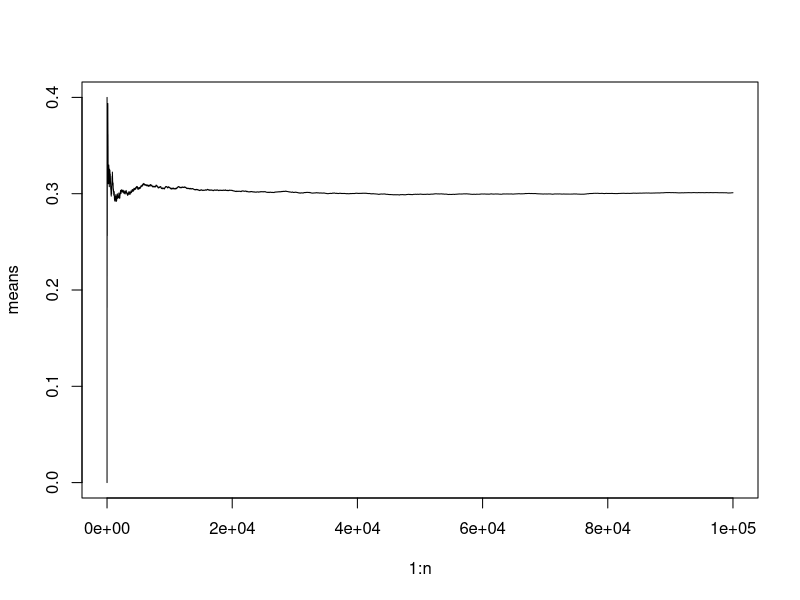
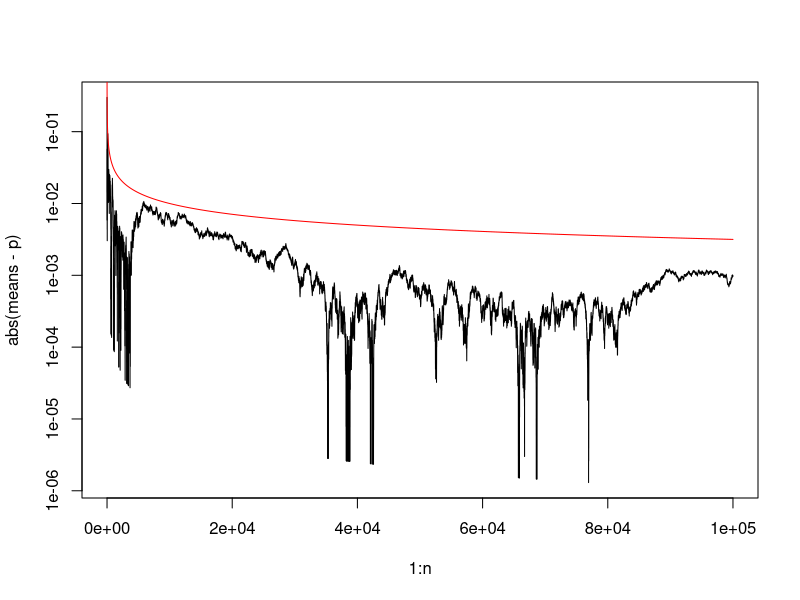
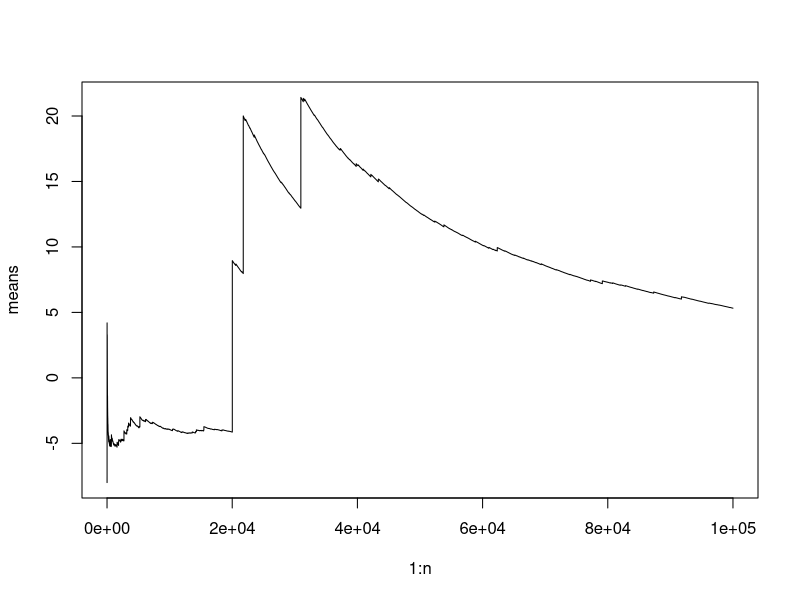
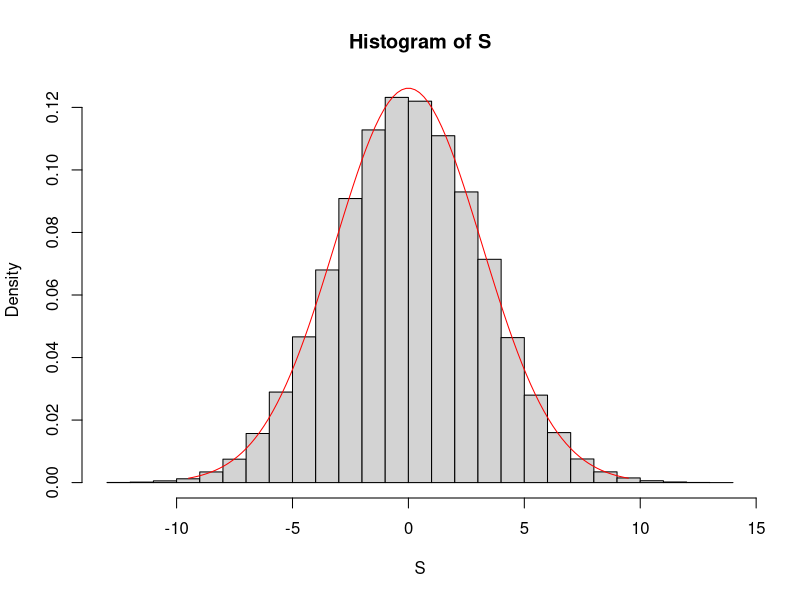
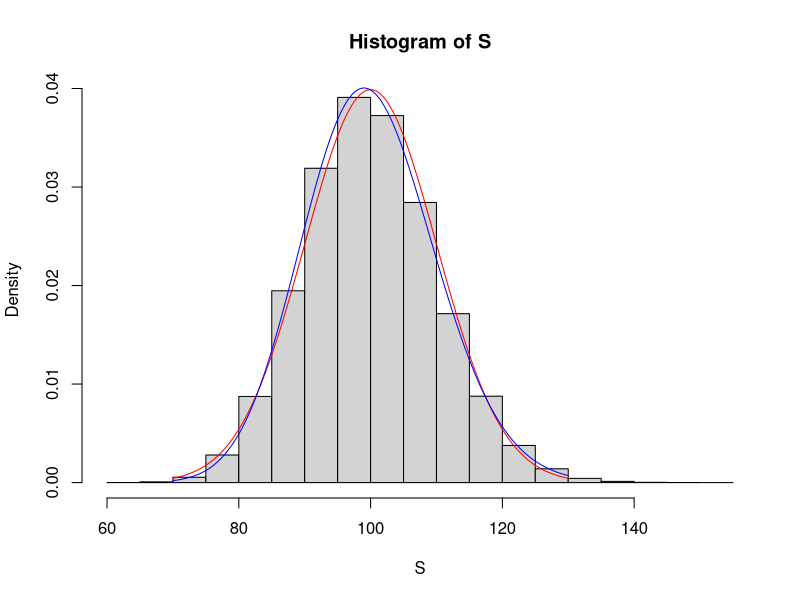

The R source for these figures, in order:
# Ley de los grandes números

#Caso Bernoulli
n <- 100000;
p = 0.3;
means <- c();
S <- 0;
for(i in 1:n){
  S <- S + rbinom(1, size = 1, prob = p);
  m <- S/i;
  means[i] <- m;
}

plot(1:n, means, type = "l")

plot(1:n, abs(means-p), type = "l", log = "y")

sq <- c();
for(i in 1:n){
  sq[i] <- 1/sqrt(i);
}

lines(1:n, sq, col = "red")

# Aplicación: Integración con Monte Carlo

#generamos n uniformes en el [0,pi/2].
u <- runif(1000, min = 0, max = pi/2)
h <- sin(u)
mean(h)*pi/2

# No ejemplo: Paradoja de San Petersburgo

n <- 100000;
means <- c();
S <- 0;
g <- rgeom(n, prob = 0.5)
for(i in 1:n){
  S <- S + 2^g[i]-10;
  m <- S/i;
  means[i] <- m;
}

#s <- seq(from = 1, to = n, by = 100)
plot(1:n, means, type = "l")

# Teorema Central del Límite

# Caso Uniforme
n <- 30
S <- rep(0, times = 100000)
for(i in 1:n){
u <- runif(100000, min = -1, max = 1)
S <- S + u;
}
hist(S, breaks = 30, probability = TRUE)
t <- seq(from = -3*sqrt(n/3), to = 3*sqrt(n/3),length.out = 100)
dfn <- dnorm(t, mean = 0, sd = sqrt(n/3))
lines(t,dfn, col = 'red')


# Caso Exponencial
n <- 100
lambda = 1
S <- rep(0, times = 100000)
for(i in 1:n){
  x <- rexp(100000, rate = lambda)
  S <- S + x;
}
hist(S, breaks = 20, probability = TRUE)
l <- n/lambda - 3*sqrt(n)/lambda;
u <- n/lambda + 3*sqrt(n)/lambda;
t <- seq(from = l, to = u,length.out = 100)
dfn <- dnorm(t, mean = n/lambda , sd =sqrt(n)/lambda)
lines(t,dfn, col = 'red')

dfg <- dgamma(t,rate = lambda, shape = n)
lines(t,dfg, col = 'blue')
